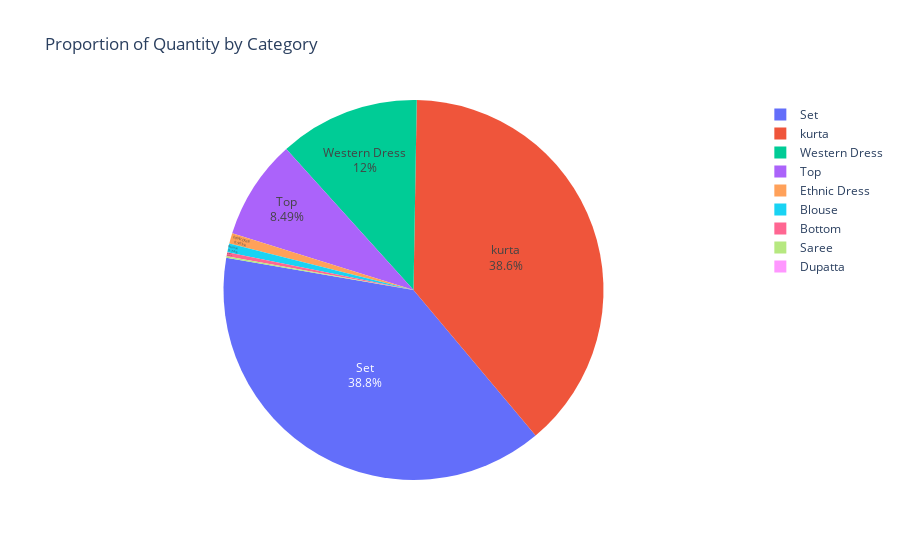

Here is the notebook cell this chart was saved with:
### Markdown cell above
**Pie Chart**

### Code cell
category_qty = data.groupby('Category')['Qty'].sum().reset_index()
fig = px.pie(category_qty, values='Qty', names='Category',
             title='Proportion of Quantity by Category',
             hole=0)
fig.update_traces(textposition='inside', textinfo='percent+label', rotation=140)
fig.show()

### Figure 1 — Plotly figure (JSON) as saved in the notebook; plotly's stock layout.template omitted (floating-point values rounded to 4 significant figures)
{"data": [{"domain": {"x": [0, 1], "y": [0, 1]}, "hole": 0, "hovertemplate": "Category=%{label}<br>Qty=%{value}<extra></extra>", "labels": ["Blouse", "Bottom", "Dupatta", "Ethnic Dress", "Saree", "Set", "Top", "Western Dress", "kurta"], "legendgroup": "", "name": "", "rotation": 140, "showlegend": true, "textinfo": "percent+label", "textposition": "inside", "type": "pie", "values": [863, 398, 3, 1053, 152, 45289, 9903, 13943, 45045]}], "layout": {"legend": {"tracegroupgap": 0}, "title": {"text": "Proportion of Quantity by Category"}}}
